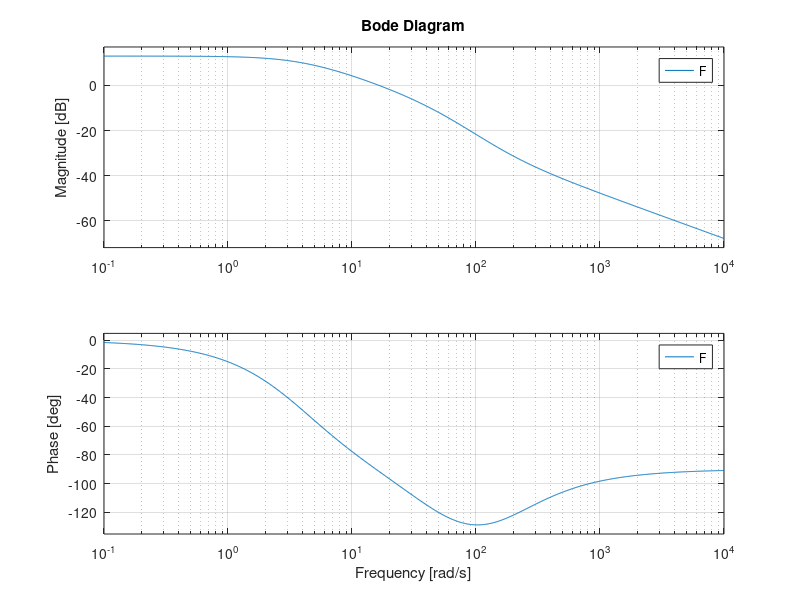
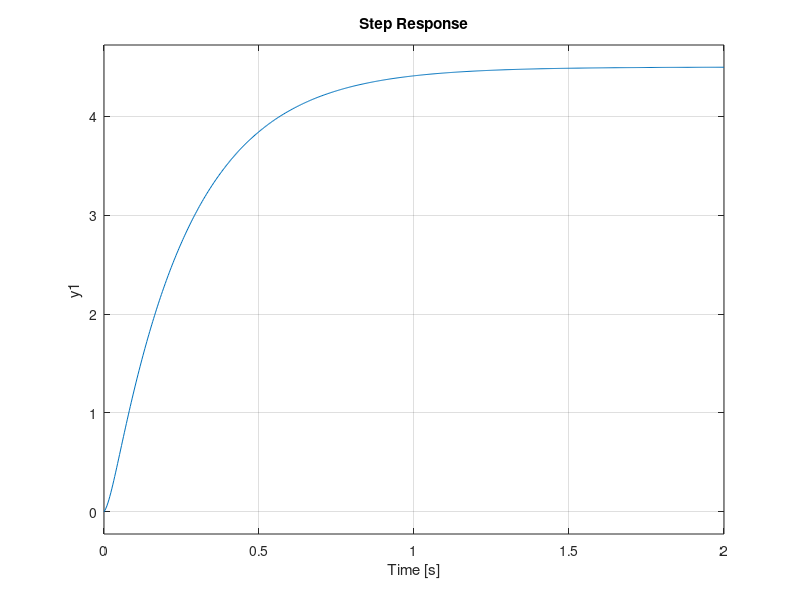

Source code (MATLAB) for these figures, in order: (Note: this script raises an error after producing the figures.)
clear all, close all

s = tf('s')

F = (4*s^2+1200*s+90000)/(s^3+154*s^2+5600*s+20000)

figure, bode(F)
figure, step(F)

Kf = 4.5
thetaf = 0.01
tauf = 0.3

F1 = Kf/(1+tauf*s)*exp(-thetaf*s)

Kp = 1.2*tauf/(Kf*thetaf)
Ti = 2*thetaf
Td = 0.5*thetaf

N = 10

R = Kp * (1 + 1/(Ti*s) + (Td*s)/(1 + Td/N*s))

W = feedback(R*F, 1)

figure, step(W)
